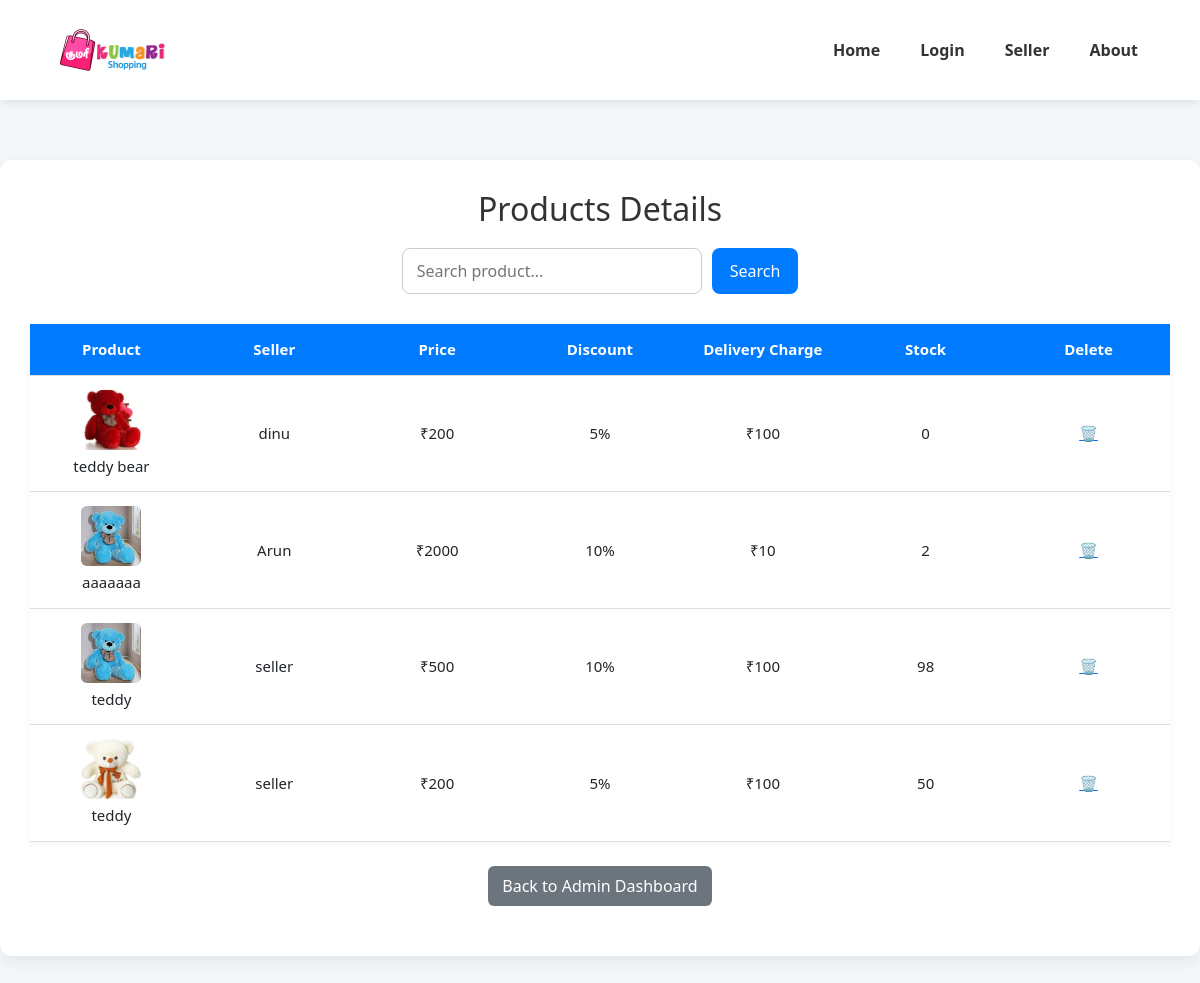
The page /admin-dashboard/products/ on the database its author committed.
### accounts/models.py (models this page shows, shortened)
class Products(models.Model):
    seller = models.ForeignKey(CustomUser, on_delete=models.CASCADE, limit_choices_to={'user_type': 'seller'})
    image=models.ImageField(upload_to='product_images/')
    product_name=models.CharField(max_length=25,
        validators=[RegexValidator(r'^[a-zA-Z][a-zA-Z]*$','Enter a valid product name.')]
    )
    colour=models.CharField(max_length=20,
        validators=[RegexValidator(r'^[a-zA-Z][a-zA-Z]*$','Enter a valid colour.')]
    )
    description=models.CharField(max_length=200,
        validators=[RegexValidator(r'^[a-zA-Z0-9\s.,-]*$','Only alphanumeric characters and certain punctuation are allowed.')]
    )
    price=models.PositiveIntegerField()
    discount=models.PositiveIntegerField(
        validators=[RegexValidator(r'^\d{1,2}%?$', 'Enter a valid discount amount.')]
    )
    delivery_charge=models.PositiveIntegerField()
    stock=models.PositiveIntegerField()

class CustomUser(AbstractUser):
    user_role=(
        ('user','User'),
        ('seller','Seller'),
        ('admin','Admin'),
    )
    user_type= models.CharField(max_length=10,choices=user_role,default='user')
    user_profile=models.ImageField(
        upload_to='user_images',
        default='null',
        blank=False,
        validators=[FileExtensionValidator(allowed_extensions=['jpg', 'jpeg', 'png', 'svg','webp'])]
        )
    seller_profile=models.ImageField(
        upload_to='seller_images',
        default='null',
        blank=False,
        validators=[FileExtensionValidator(allowed_extensions=['jpg', 'jpeg', 'png', 'svg','webp'])]
        )
    mobile = models.CharField(
        max_length=14,
        unique=True,
        validators=[RegexValidator(r'^\+91\s?\d{10}$', 'Enter a valid mobile number with country code.')],
        verbose_name='Mobile Number'
    )
    address = models.TextField(
        max_length=150,
        blank=False,
        verbose_name='Address'
    )
    username = models.CharField(
        max_length=150,  # You can change this if needed
        unique=True,
        blank=False,
        null=False,
        validators=[RegexValidator(r'^[a-zA-Z][a-zA-Z0-9]*$','Username only starts with alphabetic characters')]
    )
    first_name = models.CharField(
        max_length=50,
        blank=False,
        validators=[RegexValidator(r'^[a-zA-Z]+$', 'Only alphabetic characters are allowed.')]
    )
    last_name = models.CharField(
        max_length=50,
        blank=False,
        validators=[RegexValidator(r'^[a-zA-Z]+$', 'Only alphabetic characters are allowed.')]
        )
    email = models.EmailField(
        blank=False,
        unique=True)
    is_active = models.BooleanField(default=True)
    objects = CustomUserManager()
    USERNAME_FIELD = 'username'
    REQUIRED_FIELDS = ['mobile']

### admin_dashboard/views.py (the view)
# urls.py: path('products/',views.products,name='products'),
def products(request):
    q_products = request.GET.get('q_product')
    products= Products.objects.all()
    if q_products:
        products = products.filter(product_name__icontains=q_products)
    for product in products:
        if q_products:
            pattern = re.compile(re.escape(q_products), re.IGNORECASE)
            highlighted = pattern.sub(
                lambda m: f'<span style="background-color: yellow;">{m.group(0)}</span>',
                product.product_name
            )
            product.highlighted_productname = mark_safe(highlighted)
        else:
            product.highlighted_productname = product.product_name
    return render(request, 'admin-products.html', {'products': products})

### templates/admin-products.html (shortened to what this page needs)
{% extends "base.html" %}
{% load static %}
{% block content %}
<div class="container">
  <h2>Products Details</h2>
  <form method="get">
    <input type="text" name="q_product" placeholder="Search product..." value="{{ request.GET.q_product }}">
    <button type="submit">Search</button>
  </form>
  <table>
    <tr>
      <th>Product</th>
      <th>Seller</th>
      <th>Price</th>
      <th>Discount</th>
      <th>Delivery Charge</th>
      <th>Stock</th>
      <th>Delete</th>
    </tr>
    {% for product in products %}
    <tr>
      <td style="text-align: center;">
        {% if product.image %}
          <img src="{{ product.image.url }}" alt="Product" width="60" height="60"><br>
          {{ product.highlighted_productname|safe }}
        {% else %}
          No Image<br>
          {{ product.highlighted_productname|safe }}
        {% endif %}
      </td>
      <td>{{ product.seller.username }}</td>
      <td>₹{{ product.price }}</td>
      <td>{{ product.discount }}%</td>
      <td>₹{{ product.delivery_charge }}</td>
      <td>{{ product.stock }}</td>
      <td><a href="{% url 'delete_product' product.id %}">🗑️</a></td>
    </tr>
    {% empty %}
    <tr>
      <td colspan="6" class="no-results">No products found.</td>
    </tr>
    {% endfor %}
  </table> <br>
    <div style="text-align: center;">
    <a href="{% url 'admin_dashboard' %}" class="back-button">Back to Admin Dashboard</a>
    </div>
</div>
{% endblock %}

### static/css/style.css (style rules this page uses)
body { margin: 0; padding: 0; height: 100%; }

### templates/navbar.html (style rules this page uses)
button { padding: 6px 14px; background-color: #007bff; color: white; border: none; font-size: 16px; border-radius: 8px; cursor: pointer; transition: background-color 0.3s; }

### templates/admin-products.html (style rules this page uses)
body { margin-top: 160px; font-family: 'Segoe UI', sans-serif; background-color: #f4f7fa; }
.container { max-width: 1200px; margin: 60px auto; padding: 30px; background-color: #fff; border-radius: 12px; box-shadow: 0 5px 15px rgba(0, 0, 0, 0.07); }
h2, h3 { text-align: center; color: #333; margin-bottom: 20px; }
form { display: flex; justify-content: center; margin-bottom: 30px; gap: 10px; }
input[type="text"] { padding: 10px 14px; font-size: 16px; border: 1px solid #ccc; border-radius: 8px; width: 300px; transition: 0.3s; }
button { padding: 10px 18px; background-color: #007bff; color: white; border: none; font-size: 16px; border-radius: 8px; cursor: pointer; transition: background-color 0.3s; }
table { width: 100%; table-layout: fixed; border-collapse: collapse; font-size: 15px; box-shadow: 0 2px 8px rgba(0,0,0,0.05); }
th { background-color: #007bff; color: white; padding: 14px; text-align: left; }
th, td { width: 14.28%; text-align: center; padding: 14px; border-bottom: 1px solid #ddd; font-size: 15px; }
td { padding: 14px; border-bottom: 1px solid #ddd; vertical-align: middle; }
img { width: 60px; height: 60px; object-fit: cover; border-radius: 6px; margin-bottom: 5px; }
.back-button { display: inline-block; margin-bottom: 20px; background-color: #6c757d; color: white; padding: 8px 14px; border-radius: 6px; text-decoration: none; font-weight: 500; transition: background-color 0.3s; }

### rows shown on the page
Products: image (picture), highlighted_productname "teddy bear", seller.username "dinu", price "200", discount "5", delivery_charge "100", stock "0"
Products: image (picture), highlighted_productname "aaaaaaa", seller.username "Arun", price "2000", discount "10", delivery_charge "10", stock "2"
Products: image (picture), highlighted_productname "teddy", seller.username "seller", price "500", discount "10", delivery_charge "100", stock "98"
Products: image (picture), highlighted_productname "teddy", seller.username "seller", price "200", discount "5", delivery_charge "100", stock "50"
